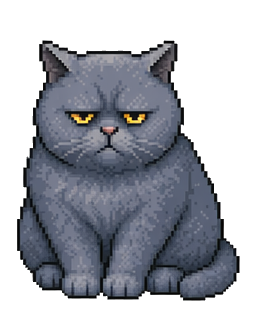
#> input picture apng/idle.png, 256 x 320 px, found by its file name
$ python make_apng.py
#> lines starting #> are read from the running program, lines starting #| are printed output that depends on the picture; after the words box and inside, x2 and y2 are one past the last pixel; in counts of white or black regions, pixels touching at a corner belong together
#!/usr/bin/env python3
"""
从精灵图切帧 → 去背景 → 裁到猫体 → 贴到统一 256×320 画布 → 输出 APNG。

用法:
  python make_apng.py

输入: ./source_sprites/<state>.png  （AI 生成的精灵图，横向拼帧，单行）
输出: ./apng/<state>.png            （APNG，透明背景，256×320）

如果设置了 THEME_ASSETS 环境变量，或系统存在对应路径，
会同时把结果复制到 clawd-on-desk 主题目录。
"""

import os
import shutil
from collections import deque
from PIL import Image
import numpy as np
from scipy.ndimage import label

_HERE = os.path.dirname(os.path.abspath(__file__))

SOURCE_SPRITES = os.path.join(_HERE, "source_sprites")

# 如需自动部署到 clawd-on-desk，把下面路径改成你自己的主题 assets 目录，
# 或设置环境变量 THEME_ASSETS=<path>。留空则跳过复制。
THEME_ASSETS = os.environ.get(
    "THEME_ASSETS",
    r"C:\Users\valeria_zhang\AppData\Roaming\clawd-on-desk\themes\jiaojiao\assets",
)

# 画布尺寸与 theme.json viewBox 一致
CANVAS_W = 256
CANVAS_H = 320
# 猫的底部落在画布的 y=305（= theme baselineY）
CAT_BASELINE_Y = 305
# 猫体宽度不超过画布的这个比例（留左右边距）
CAT_MAX_WIDTH_RATIO = 0.90

# 每种状态：精灵图文件名（在 source_sprites/ 下）、列数、动画参数
# rows=1 表示精灵图为单行，每帧占完整图高（AI 生成时猫体可能跨越半高边界）
STATES = {
    "idle": {
        "file": "idle.png",
        "cols": 4, "rows": 1,
        "n_frames": 4,
        "ms": 260, "pingpong": True,
    },
    "sleeping": {
        "file": "sleeping.png",
        "cols": 8, "rows": 1,
        "n_frames": 8,
        "ms": 350, "pingpong": True,
    },
    "thinking": {
        "file": "thinking.png",
        "cols": 8, "rows": 1,
        "n_frames": 8,
        "ms": 260, "pingpong": True,
    },
    "working": {
        "file": "working.png",
        "cols": 8, "rows": 1,
        "n_frames": 8,
        "ms": 180, "pingpong": False,
    },
    "happy": {
        "file": "happy.png",
        "cols": 8, "rows": 1,
        "n_frames": 8,
        "ms": 160, "pingpong": True,
    },
    "error": {
        "file": "error.png",
        "cols": 8, "rows": 1,
        "n_frames": 8,
        "ms": 140, "pingpong": True,
    },
    "notification": {
        "file": "notification.png",
        "cols": 8, "rows": 1,
        "n_frames": 8,
        "ms": 220, "pingpong": False,
    },
    "waking": {
        "file": "waking.png",
        "cols": 4, "rows": 1,
        "n_frames": 4,
        "ms": 280, "pingpong": True,
    },
    "yawning": {
        "file": "yawning.png",
        "cols": 8, "rows": 1,
        "n_frames": 8,
        "ms": 300, "pingpong": True,
    },
    "eating": {
        "file": "eating.png",
        "cols": 8, "rows": 1,
        "n_frames": 8,
        "ms": 220, "pingpong": False,
    },
    "dragging": {
        "file": "dragging.png",
        "cols": 8, "rows": 1,
        "n_frames": 8,
        "ms": 120, "pingpong": False,
    },
}


def remove_bg(img, tolerance=35):
    """BFS 从四边出发去除背景色，自动从亮角采样背景颜色。"""
    rgb = np.array(img.convert("RGB")).astype(int)
    h, w = rgb.shape[:2]

    corners = [rgb[0, 0], rgb[0, w-1], rgb[h-1, 0], rgb[h-1, w-1]]
    light = [c for c in corners if float(np.mean(c)) > 150]
    bg = np.mean(light if light else corners, axis=0)

    diff = np.max(np.abs(rgb - bg), axis=2)
    is_bg = diff <= tolerance

    visited = np.zeros((h, w), dtype=bool)
    q = deque()

    def seed(y, x):
        if is_bg[y, x] and not visited[y, x]:
            visited[y, x] = True
            q.append((y, x))

    for x in range(w):
        seed(0, x); seed(h-1, x)
    for y in range(h):
        seed(y, 0); seed(y, w-1)

    while q:
        y, x = q.popleft()
        for dy, dx in ((-1, 0), (1, 0), (0, -1), (0, 1)):
            ny, nx = y+dy, x+dx
            if 0 <= ny < h and 0 <= nx < w:
                seed(ny, nx)

    rgba = np.array(img.convert("RGBA"))
    rgba[visited, 3] = 0
    return Image.fromarray(rgba)


def keep_largest_component(img):
    """去除 remove_bg 后残留的邻帧像素碎片，只保留面积最大的连通域。"""
    arr = np.array(img)
    mask = arr[:, :, 3] > 10
    labeled, n = label(mask)
    if n <= 1:
        return img
    sizes = np.bincount(labeled.ravel())
    sizes[0] = 0  # ignore background label
    largest = sizes.argmax()
    keep = labeled == largest
    arr[~keep, 3] = 0
    return Image.fromarray(arr)


def crop_to_cat(img, margin=4):
    """裁切到不透明像素的边界框，加少量边距。"""
    arr = np.array(img)
    alpha = arr[:, :, 3]
    ys, xs = np.where(alpha > 10)
    if len(ys) == 0:
        return img
    y1, y2 = max(0, int(ys.min()) - margin), min(img.height, int(ys.max()) + margin + 1)
    x1, x2 = max(0, int(xs.min()) - margin), min(img.width, int(xs.max()) + margin + 1)
    return img.crop((x1, y1, x2, y2))


def place_on_canvas(cat_img):
    """
    把猫缩放后贴到 CANVAS_W × CANVAS_H 的透明画布上，
    猫底部对齐 CAT_BASELINE_Y，水平居中。
    """
    max_w = int(CANVAS_W * CAT_MAX_WIDTH_RATIO)
    max_h = CAT_BASELINE_Y - 20  # 顶部至少留 20px

    cw, ch = cat_img.width, cat_img.height
    scale = min(max_w / cw, max_h / ch)
    nw = max(1, int(cw * scale))
    nh = max(1, int(ch * scale))

    resized = cat_img.resize((nw, nh), Image.LANCZOS)
    canvas = Image.new("RGBA", (CANVAS_W, CANVAS_H), (0, 0, 0, 0))
    x = (CANVAS_W - nw) // 2
    y = CAT_BASELINE_Y - nh
    canvas.paste(resized, (x, y), resized)
    return canvas


def slice_sprite(path, cols, rows, n_frames):
    """切精灵图，返回前 n_frames 帧。"""
#> called with path = 'source_sprites/idle.png', cols = 4, rows = 1, n_frames = 4
    sheet = Image.open(path).convert("RGBA")
#> sheet is the input picture: PIL image 256x320 RGBA; mean R, G, B, A 48.2, 51, 58.7, 135.9
    fw = sheet.width // cols
#> fw = 64
    fh = sheet.height // rows
#> fh = 320
    frames = []
    for r in range(rows):
        for c in range(cols):
            if len(frames) >= n_frames:
                break
            box = (c * fw, r * fh, (c+1) * fw, (r+1) * fh)
            frames.append(sheet.crop(box))
        if len(frames) >= n_frames:
            break
#> after the loop, frames = 4 items
    return frames


def make_apng(name, cfg, out_dir):
    src = os.path.join(SOURCE_SPRITES, cfg["file"])
    if not os.path.exists(src):
        print(f"  [{name}] missing: {src}")
        return None

    raw = slice_sprite(src, cfg["cols"], cfg["rows"], cfg["n_frames"])
#> raw = 4 items
    print(f"  [{name}] {len(raw)} frames", end="")
#|   [idle] 4 frames

    canvased = []
    for f in raw:
        clean = remove_bg(f)
        clean = keep_largest_component(clean)
        cropped = crop_to_cat(clean)
        canvased.append(place_on_canvas(cropped))
#> this loop made 4 passes
#> (n in keep_largest_component, y1 in crop_to_cat, y2 in crop_to_cat, x1 in crop_to_cat, x2 in crop_to_cat, cw in place_on_canvas, ch in place_on_canvas) on passes 1 to 4: (9, 36, 296, 15, 64, 49, 260), (6, 43, 304, 0, 64, 64, 261), (2, 36, 304, 0, 64, 64, 268), (4, 138, 304, 0, 49, 49, 166)
#> pass 1, in remove_bg, `rgb = np.array(img.convert("RGB")).astype(int)`:
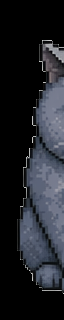
#> rgb: shape (320, 64, 3) int64; mean R, G, B 33.1, 35.4, 41.2
#> pass 1, in remove_bg, `diff = np.max(np.abs(rgb - bg), axis=2)`:
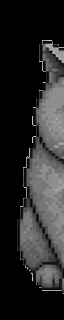
#> diff: shape (320, 64) float64; min 0, max 206, mean 41.2
#> pass 1, in remove_bg, `is_bg = diff <= tolerance`:
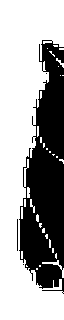
#> is_bg: shape (320, 64) bool; 63.1% white; 4 black regions (2 under 20 px), largest, box (x1, y1, x2, y2) and area: (19, 40, 64, 294) 7532, (17, 219, 18, 251) 32
#> pass 1, in remove_bg, `rgba = np.array(img.convert("RGBA"))`:
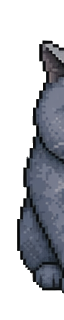
#> rgba: shape (320, 64, 4); mean R, G, B, A 33.1, 35.4, 41.2, 105.9; transparent parts drawn white
#> after the loop:
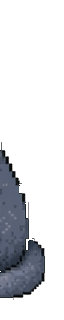
#> clean: PIL image 64x320 RGBA; mean R, G, B, A 16.9, 18.5, 21.9, 53.4; transparent parts drawn white
#> after the loop:
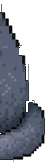
#> cropped: PIL image 49x166 RGBA; mean R, G, B, A 42.5, 46.5, 55.1, 134.5; transparent parts drawn white
#> after the loop, canvased = 4 items

    if cfg.get("pingpong"):
        seq = canvased + canvased[-2:0:-1]
#> seq = 6 items
    else:
        seq = canvased

    dst = os.path.join(out_dir, f"{name}.png")
    seq[0].save(
        dst, format="PNG", save_all=True,
        append_images=seq[1:], loop=0, duration=cfg["ms"],
        disposal=1,
        blend=0,
    )
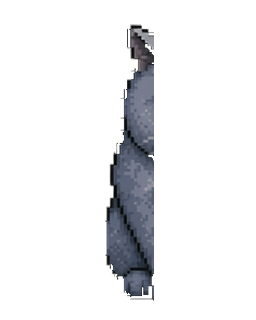
#> saved as idle.png: PIL image 256x320 RGBA; mean R, G, B, A 9.7, 10.4, 12.1, 29.1; transparent parts drawn white
    print(f" -> {len(seq)} anim frames at {CANVAS_W}x{CANVAS_H}, {cfg['ms']}ms")
#|  -> 6 anim frames at 256x320, 260ms
    return dst


def main():
    out_dir = os.path.join(_HERE, "apng")
    os.makedirs(out_dir, exist_ok=True)
    print(f"Output: {out_dir}\n")

    generated = []
    for name, cfg in STATES.items():
        result = make_apng(name, cfg, out_dir)
        if result:
            generated.append((name, result))
#> pass 2 of the loop in main, `for name, cfg in STATES.items():`:
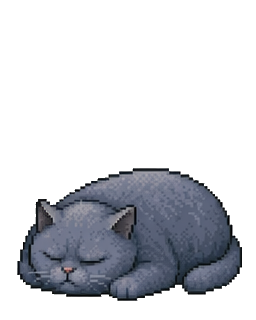
#> input picture apng/sleeping.png, 256 x 320 px, found by its file name
#> in slice_sprite, sheet is the input picture: PIL image 256x320 RGBA; mean R, G, B, A 24.3, 26.2, 31.1, 71.7
#> after the loop in slice_sprite (call 2), `for r in range(rows):`: frames = 8 items
#|   [sleeping] 8 frames
#> the loop in make_apng (call 2), `for f in raw:` made 8 passes
#> (n in keep_largest_component, largest in keep_largest_component, y1 in crop_to_cat, y2 in crop_to_cat, x1 in crop_to_cat, x2 in crop_to_cat, cw in place_on_canvas) on passes 1 to 7: (3, 1, 222, 293, 15, 32, 17), (6, 1, 193, 297, 0, 32, 32), (2, 1, 177, 301, 0, 32, 32), (3, 1, 167, 305, 0, 32, 32), (3, 2, 165, 303, 0, 32, 32), (2, 1, 164, 298, 0, 32, 32), (3, 2, 175, 299, 0, 32, 32)
#> after the loop in make_apng (call 2), `for f in raw:`:
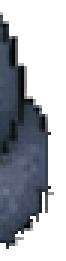
#> cropped: PIL image 22x87 RGBA (shown 3 times larger); mean R, G, B, A 29.6, 33.6, 40.2, 116.2; transparent parts drawn white
#> seq = 14 items
#> in make_apng (call 2), `seq[0].save( dst, format="PNG", save_all=True, append_images=seq[1:], ..`:
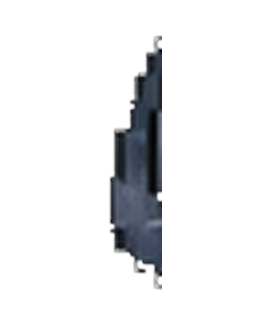
#> saved as sleeping.png: PIL image 256x320 RGBA; mean R, G, B, A 6.3, 7.2, 8.6, 26.5; transparent parts drawn white
#|  -> 14 anim frames at 256x320, 350ms
#> pass 3 of the loop in main, `for name, cfg in STATES.items():`:
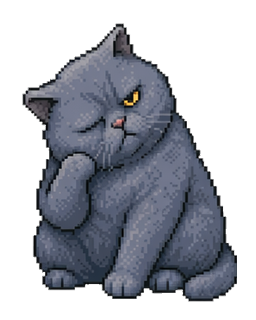
#> input picture apng/thinking.png, 256 x 320 px, found by its file name
#> in slice_sprite, sheet is the input picture: PIL image 256x320 RGBA; mean R, G, B, A 41.9, 45, 53, 123.8
#|   [thinking] 8 frames
#> the loop in make_apng (call 3), `for f in raw:` made 8 passes
#> (n in keep_largest_component, largest in keep_largest_component, y1 in crop_to_cat, y2 in crop_to_cat, x1 in crop_to_cat, x2 in crop_to_cat, cw in place_on_canvas) on passes 2, 3, 5, 6, 7, 8: (3, 1, 63, 295, 0, 32, 32), (2, 1, 42, 295, 0, 32, 32), (2, 1, 30, 303, 0, 32, 32), (6, 1, 65, 297, 0, 32, 32), (2, 1, 131, 306, 0, 32, 32), (5, 2, 230, 298, 0, 17, 17)
#> pass 1, in remove_bg (call 13), `is_bg = diff <= tolerance`:
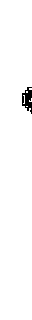
#> is_bg: shape (320, 32) bool; 98.4% white; 1 black region, box (x1, y1, x2, y2) and area: (22, 87, 32, 114) 164
#> in make_apng (call 3), `seq[0].save( dst, format="PNG", save_all=True, append_images=seq[1:], ..`:
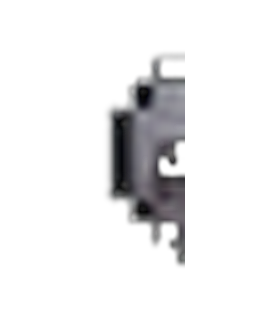
#> saved as thinking.png: PIL image 256x320 RGBA; mean R, G, B, A 12, 11.8, 12.5, 29.8; transparent parts drawn white
#|  -> 14 anim frames at 256x320, 260ms
#> the loop made 11 passes; the first 3 are shown

    if THEME_ASSETS and os.path.isdir(THEME_ASSETS):
        print(f"\nCopying to theme: {THEME_ASSETS}")
        for name, src in generated:
            dst = os.path.join(THEME_ASSETS, f"{name}.png")
            shutil.copy2(src, dst)
            print(f"  {name}.png")
        # 同步 theme.json
        theme_src = os.path.join(_HERE, "theme.json")
        theme_dst = os.path.join(os.path.dirname(THEME_ASSETS), "theme.json")
        if os.path.exists(theme_src):
            shutil.copy2(theme_src, theme_dst)
            print(f"  theme.json")
        print("\nDone. Restart clawd-on-desk.")
    else:
        print(f"\nDone. (THEME_ASSETS 路径不存在，跳过复制)")
        print(f"如需部署，请手动将 apng/ 下的文件复制到 clawd-on-desk 主题目录，")
        print(f"或设置环境变量 THEME_ASSETS=<your-path> 后重新运行。")


if __name__ == "__main__":
    main()
